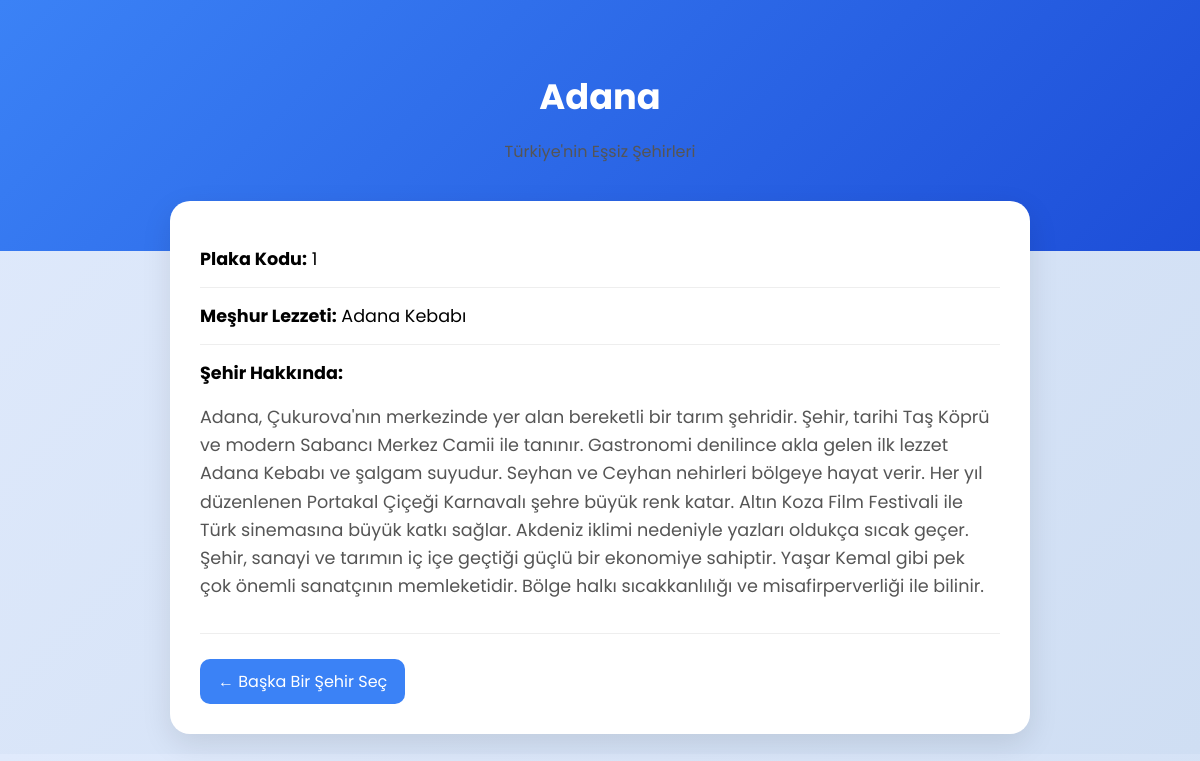
Screenshot of /Sehir-Rehberi/detay.php?id=1 with the database file from the repository.
### tables this page shows
CREATE TABLE `sehirler` (
  `id` int(11) NOT NULL,
  `sehir_adi` varchar(100) NOT NULL,
  `plaka_kodu` int(11) DEFAULT NULL,
  `meshur_yemek` varchar(100) DEFAULT NULL,
  `kisa_bilgi` text DEFAULT NULL
);

### Sehir-Rehberi/detay.php (the view, shortened to what this page needs)
<?php
require_once 'baglanti.php';
$id = intval($_GET['id']);
try {
    $sorgu = $db->prepare("SELECT * FROM sehirler WHERE id = ?");
    $sorgu->execute([$id]);
    $sehir = $sorgu->fetch(PDO::FETCH_ASSOC);
} catch (PDOException $e) {
    die("Bir hata oluştu.");
}
?>
<!DOCTYPE html>
<html lang="tr">
<head>
</head>
<body>
    <div class="hero">
        <h1><?= htmlspecialchars($sehir['sehir_adi']) ?></h1>
        <p>Türkiye'nin Eşsiz Şehirleri</p>
    </div>
    <div class="container">
        <div class="info-box">
            <strong>Plaka Kodu:</strong> <?= htmlspecialchars($sehir['plaka_kodu'] ?? '-') ?>
        </div>
        <div class="info-box">
            <strong>Meşhur Lezzeti:</strong> <?= htmlspecialchars($sehir['meshur_yemek'] ?? '-') ?>
        </div>
        <div class="info-box">
            <strong>Şehir Hakkında:</strong>
            <p><?= nl2br(htmlspecialchars($sehir['kisa_bilgi'] ?? 'Bilgi bulunamadı.')) ?></p>
        </div>
        <a href="index.php" class="back-btn">← Başka Bir Şehir Seç</a>
    </div>
</body>
</html>

### Sehir-Rehberi/detay.php (style rules this page uses)
body { font-family: 'Poppins', sans-serif; background: linear-gradient(135deg, #e0eafc, #cfdef3); margin: 0; }
.hero { background: linear-gradient(135deg, #3b82f6, #1d4ed8); color: white; padding: 70px 20px; text-align: center; }
.hero h1 { margin: 0; font-size: 2.2rem; }
.container { max-width: 800px; margin: -50px auto 20px; background: white; padding: 30px; border-radius: 20px; box-shadow: 0 10px 30px rgba(0, 0, 0, 0.1); }
.info-box { border-bottom: 1px solid #eee; padding: 15px 0; font-size: 1.1rem; }
.back-btn { display: inline-block; margin-top: 25px; text-decoration: none; background: #3b82f6; color: white; padding: 10px 18px; border-radius: 10px; transition: 0.3s; }
p { color: #555; line-height: 1.6; }

### rows the page displays
sehirler: sehir_adi "Adana", plaka_kodu "1", meshur_yemek "Adana Kebabı", kisa_bilgi "Adana, Çukurova'nın merkezinde yer alan bereketli bir tarım şehridir. Şehir, tarihi Taş Köprü ve modern Sabancı Merkez Camii ile tanınır. Gastronomi denilince akla gelen ilk lezzet Adana Kebabı ve şalgam suyudur. Seyhan ve Ceyhan nehirleri bölgeye hayat verir. Her yıl düzenlenen Portakal Çiçeği Karnavalı şehre büyük renk katar. Altın Koza Film Festivali ile Türk sinemasına büyük katkı sağlar. Akdeniz iklimi nedeniyle yazları oldukça sıcak geçer. Şehir, sanayi ve tarımın iç içe geçtiği güçlü bir ekonomiye sahiptir. Yaşar Kemal gibi pek çok önemli sanatçının memleketidir. Bölge halkı sıcakkanlılığı ve misafirperverliği ile bilinir."
